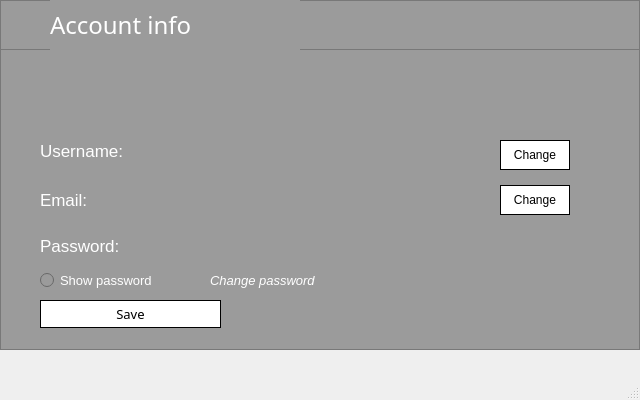
<?xml version="1.0" encoding="UTF-8"?>
<ui version="4.0">
 <class>MainWindow</class>
 <widget class="QMainWindow" name="MainWindow">
  <property name="geometry">
   <rect>
    <x>0</x>
    <y>0</y>
    <width>640</width>
    <height>400</height>
   </rect>
  </property>
  <property name="windowTitle">
   <string>MainWindow</string>
  </property>
  <widget class="QWidget" name="centralwidget">
   <widget class="QFrame" name="frame">
    <property name="geometry">
     <rect>
      <x>0</x>
      <y>0</y>
      <width>640</width>
      <height>350</height>
     </rect>
    </property>
    <property name="styleSheet">
     <string notr="true">background:#9b9b9b</string>
    </property>
    <property name="frameShape">
     <enum>QFrame::StyledPanel</enum>
    </property>
    <property name="frameShadow">
     <enum>QFrame::Raised</enum>
    </property>
    <widget class="QFrame" name="frame_2">
     <property name="geometry">
      <rect>
       <x>0</x>
       <y>0</y>
       <width>640</width>
       <height>50</height>
      </rect>
     </property>
     <property name="frameShape">
      <enum>QFrame::StyledPanel</enum>
     </property>
     <property name="frameShadow">
      <enum>QFrame::Raised</enum>
     </property>
     <widget class="QLabel" name="label">
      <property name="geometry">
       <rect>
        <x>50</x>
        <y>0</y>
        <width>250</width>
        <height>50</height>
       </rect>
      </property>
      <property name="font">
       <font>
        <family>Formula1</family>
        <pointsize>18</pointsize>
       </font>
      </property>
      <property name="styleSheet">
       <string notr="true">color:#ffffff</string>
      </property>
      <property name="text">
       <string>Account info</string>
      </property>
     </widget>
    </widget>
    <widget class="QLabel" name="label_2">
     <property name="geometry">
      <rect>
       <x>40</x>
       <y>50</y>
       <width>75</width>
       <height>75</height>
      </rect>
     </property>
     <property name="text">
      <string/>
     </property>
     <property name="pixmap">
      <pixmap>../Users/Hello/Downloads/UICON/img/365557112_256733483966404_2319603164221613727_n-fotor-20230814142752.png</pixmap>
     </property>
     <property name="scaledContents">
      <bool>true</bool>
     </property>
    </widget>
    <widget class="QLabel" name="label_5">
     <property name="geometry">
      <rect>
       <x>40</x>
       <y>235</y>
       <width>101</width>
       <height>21</height>
      </rect>
     </property>
     <property name="font">
      <font>
       <family>Segoe UI Symbol</family>
       <pointsize>13</pointsize>
      </font>
     </property>
     <property name="styleSheet">
      <string notr="true">color:#ffffff</string>
     </property>
     <property name="text">
      <string>Password:</string>
     </property>
    </widget>
    <widget class="QRadioButton" name="radioButton">
     <property name="geometry">
      <rect>
       <x>40</x>
       <y>270</y>
       <width>151</width>
       <height>20</height>
      </rect>
     </property>
     <property name="font">
      <font>
       <family>Segoe UI Symbol</family>
       <pointsize>10</pointsize>
      </font>
     </property>
     <property name="styleSheet">
      <string notr="true">color:#ffffff</string>
     </property>
     <property name="text">
      <string>Show password</string>
     </property>
    </widget>
    <widget class="QLabel" name="label_7">
     <property name="geometry">
      <rect>
       <x>210</x>
       <y>265</y>
       <width>141</width>
       <height>30</height>
      </rect>
     </property>
     <property name="font">
      <font>
       <family>Segoe UI Symbol</family>
       <pointsize>10</pointsize>
       <italic>true</italic>
      </font>
     </property>
     <property name="styleSheet">
      <string notr="true">color:#ffffff</string>
     </property>
     <property name="text">
      <string>Change password</string>
     </property>
    </widget>
    <widget class="QLabel" name="label_3">
     <property name="geometry">
      <rect>
       <x>40</x>
       <y>140</y>
       <width>261</width>
       <height>21</height>
      </rect>
     </property>
     <property name="font">
      <font>
       <family>Segoe UI Symbol</family>
       <pointsize>13</pointsize>
      </font>
     </property>
     <property name="styleSheet">
      <string notr="true">color:#ffffff</string>
     </property>
     <property name="text">
      <string>Username:</string>
     </property>
    </widget>
    <widget class="QLabel" name="label_4">
     <property name="geometry">
      <rect>
       <x>40</x>
       <y>185</y>
       <width>391</width>
       <height>30</height>
      </rect>
     </property>
     <property name="font">
      <font>
       <family>Segoe UI Symbol</family>
       <pointsize>13</pointsize>
      </font>
     </property>
     <property name="styleSheet">
      <string notr="true">color:#ffffff</string>
     </property>
     <property name="text">
      <string>Email:</string>
     </property>
    </widget>
    <widget class="QLabel" name="label_9">
     <property name="geometry">
      <rect>
       <x>500</x>
       <y>140</y>
       <width>71</width>
       <height>30</height>
      </rect>
     </property>
     <property name="font">
      <font>
       <family>Segoe UI Symbol</family>
       <pointsize>10</pointsize>
       <italic>true</italic>
      </font>
     </property>
     <property name="styleSheet">
      <string notr="true">color:#ffffff</string>
     </property>
     <property name="text">
      <string/>
     </property>
    </widget>
    <widget class="QPushButton" name="pushButton">
     <property name="geometry">
      <rect>
       <x>40</x>
       <y>300</y>
       <width>181</width>
       <height>28</height>
      </rect>
     </property>
     <property name="font">
      <font>
       <family>Formula1</family>
       <pointsize>10</pointsize>
      </font>
     </property>
     <property name="styleSheet">
      <string notr="true">background:#ffffff;
border: 1px solid black;
border-radius: 20px
</string>
     </property>
     <property name="text">
      <string>Save</string>
     </property>
    </widget>
    <widget class="QPushButton" name="pushButton_2">
     <property name="geometry">
      <rect>
       <x>500</x>
       <y>140</y>
       <width>70</width>
       <height>30</height>
      </rect>
     </property>
     <property name="styleSheet">
      <string notr="true">background:#ffffff;
border: 1px solid black;
border-radius: 20px
</string>
     </property>
     <property name="text">
      <string>Change</string>
     </property>
    </widget>
    <widget class="QPushButton" name="pushButton_3">
     <property name="geometry">
      <rect>
       <x>500</x>
       <y>185</y>
       <width>70</width>
       <height>30</height>
      </rect>
     </property>
     <property name="styleSheet">
      <string notr="true">background:#ffffff;
border: 1px solid black;
border-radius: 20px
</string>
     </property>
     <property name="text">
      <string>Change</string>
     </property>
    </widget>
   </widget>
  </widget>
  <widget class="QMenuBar" name="menubar">
   <property name="geometry">
    <rect>
     <x>0</x>
     <y>0</y>
     <width>640</width>
     <height>26</height>
    </rect>
   </property>
  </widget>
  <widget class="QStatusBar" name="statusbar"/>
 </widget>
 <resources/>
 <connections/>
</ui>
